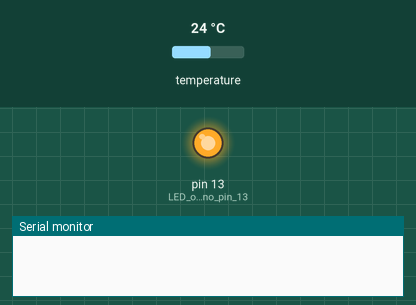
Simulated run of this sketch. Board: Arduino Uno, built with avr-gcc and run on an emulated ATmega328P. Shown: output pins drawn as LEDs (lit = HIGH), the last lines printed to the serial monitor. The inputs (shaded band) are chosen by the test bench; at power-on: temperature 24 °C.

Above: at 0.3 s.
At 3.2 s:
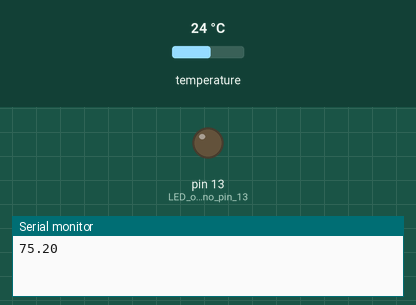
Timing chart, 0 to 7.5 s (numbered marks = the images above):
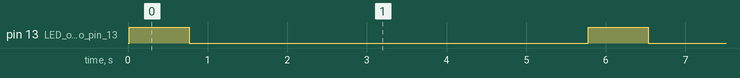

Measured:
- by itself, pin 13 (LED_on_Uno_pin_13): alternates HIGH for 0.75 s and LOW for 5.0 s

The sketch:

HotHouseArduino.ino
```cpp
#include <OneWire.h>
#include <DallasTemperature.h>

// Data wire is plugged into port 2 on the Arduino
#define ONE_WIRE_BUS 2

/* Setup a oneWire instance to communicate with any OneWire devices (not just
   Maxim/Dallas temperature ICs) */
OneWire oneWire(ONE_WIRE_BUS);

// Pass our oneWire reference to Dallas Temperature.
DallasTemperature sensors(&oneWire);

void setup(void)
{
  // start serial port
  Serial.begin(9600);

  // Start up the library
  sensors.begin();
  sensors.setResolution(12);

  pinMode(13, OUTPUT); // LED on Uno pin 13
}

void loop(void)
{
  // call sensors.requestTemperatures() to issue a global temperature
  // request to all devices on the bus
  digitalWrite(13, HIGH);
  sensors.requestTemperatures(); // Send the command to get temperatures
  digitalWrite(13, LOW);

  Serial.println(sensors.getTempFByIndex(0));

  delay(5000);
}
```
